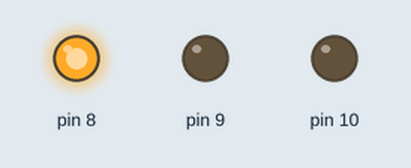
A sketch run on a simulated Arduino Uno, built with avr-gcc and run on an emulated ATmega328P. Shown: output pins drawn as LEDs (lit = HIGH).

Above: at 0.06 s.
At 0.31 s:
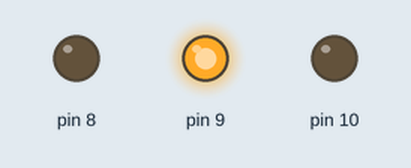
At 1.43 s:
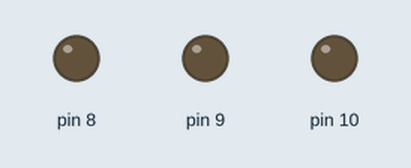
At 2.81 s:
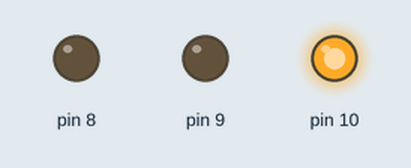
Timing chart, 0 to 3.1 s (numbered marks = the images above):
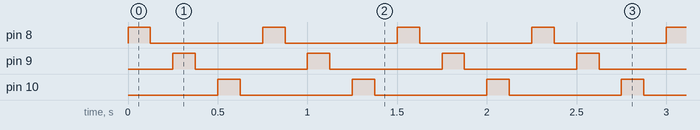

The sketch:

Program_code_Of_LED_Flasher.ino
```cpp
void setup()
{
  pinMode(8, OUTPUT);
  pinMode(9, OUTPUT);
  pinMode(10, OUTPUT);
}

void loop()
{
  digitalWrite(8, HIGH);
  delay(125); // Wait for 125 millisecond(s)
  digitalWrite(8, LOW);
  delay(125); // Wait for 125 millisecond(s)
  digitalWrite(9, HIGH);
  delay(125); // Wait for 125 millisecond(s)
  digitalWrite(9, LOW);
  delay(125); // Wait for 125 millisecond(s)
  digitalWrite(10, HIGH);
  delay(125); // Wait for 125 millisecond(s)
  digitalWrite(10, LOW);
  delay(125); // Wait for 125 millisecond(s)
}
```

Measured:
- by itself, pin 8–10: alternates HIGH for 0.13 s and LOW for 0.63 s
